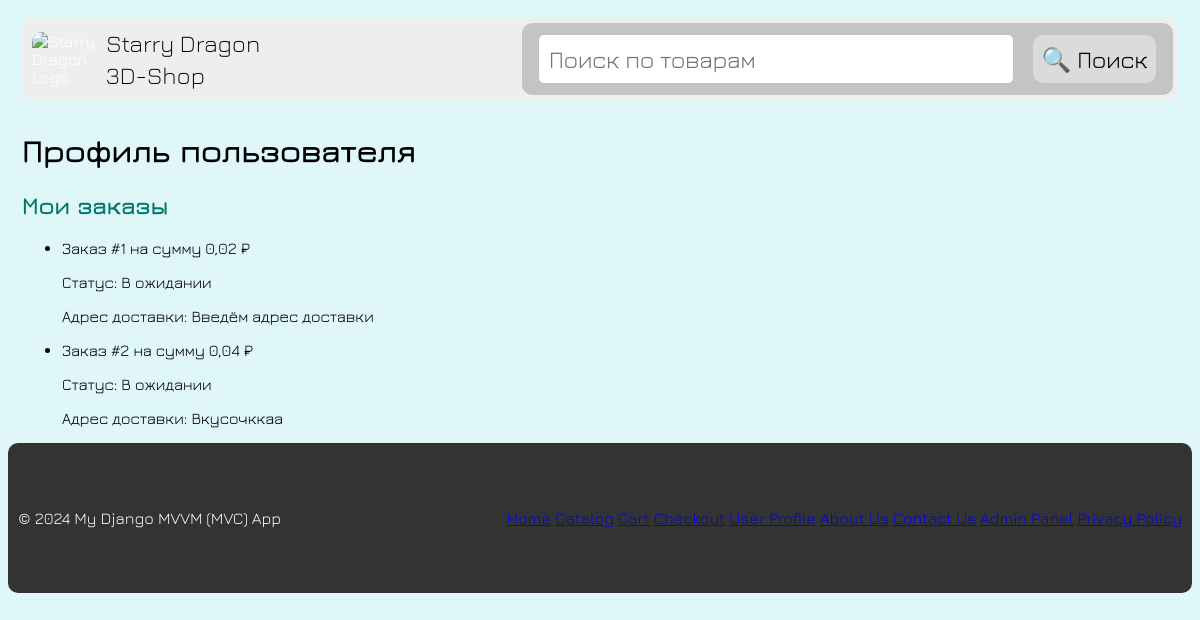
The page /profile/ (signed in) on the database as committed earlier.
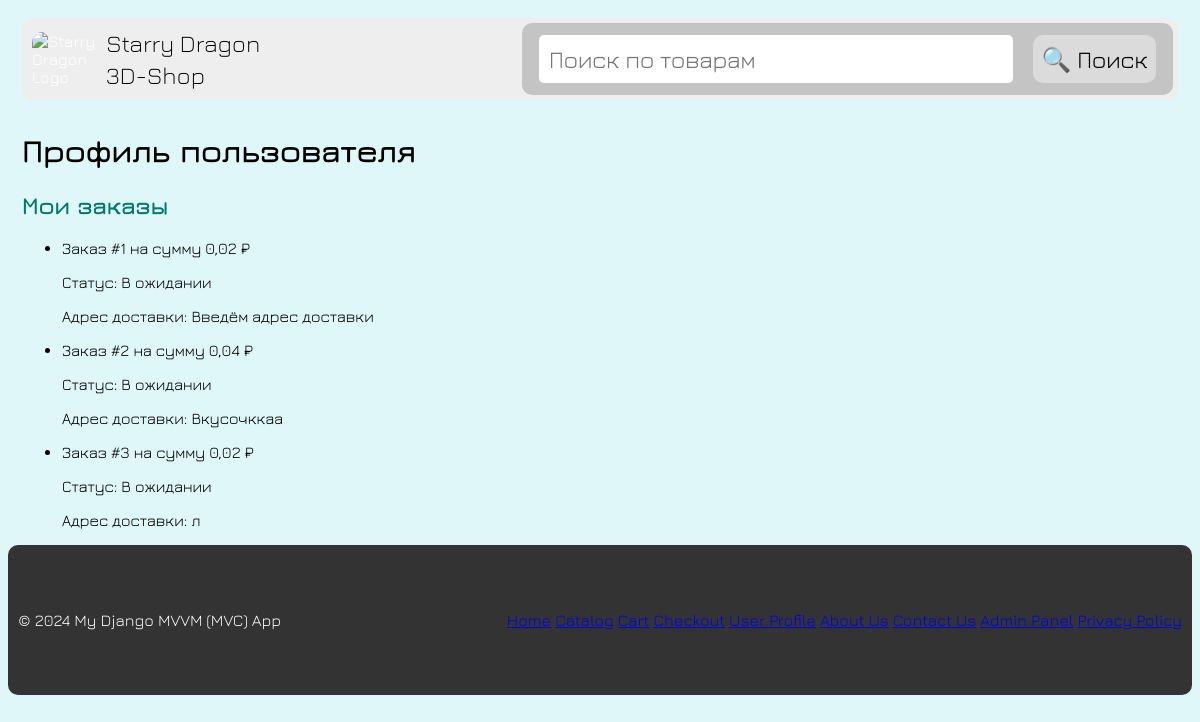
The same page on the database as committed later.
### Shop3DModels/models.py (models this page shows, shortened)
class Order(models.Model):
    user = models.ForeignKey(User, on_delete=models.CASCADE, verbose_name="Пользователь")
    total_price = models.DecimalField(verbose_name="Общая стоимость", max_digits=10, decimal_places=2)
    created_at = models.DateTimeField(auto_now_add=True, verbose_name="Дата заказа")
    updated_at = models.DateTimeField(auto_now=True, verbose_name="Дата обновления")
    status = models.CharField(
        max_length=50,
        verbose_name="Статус заказа",
        choices=[("pending", "В ожидании"), ("completed", "Завершён"), ("canceled", "Отменён")],
        default="pending",
    )
    delivery_address = models.TextField(verbose_name="Адрес доставки")
    class Meta:
        verbose_name = "Заказ"
        verbose_name_plural = "Заказы"

### Shop3DModels/views.py (the view)
# urls.py: path('profile/', UserProfileView.as_view(), name='user_profile'),                         # Профиль пользователя
class UserProfileView(TemplateView):
    template_name = 'user_profile.html'
    def get_context_data(self, **kwargs):
        context = super().get_context_data(**kwargs)
        context['orders'] = Order.objects.filter(user=self.request.user)
        return context

### Shop3DModels/templates/user_profile.html (shortened to what this page needs)
{% extends 'base.html' %}
{% load static %}
{% block extra_css %}
<link rel="stylesheet" href="{% static 'css/user_profile.css' %}">
{% endblock %}
{% block content %}
<h1>Профиль пользователя</h1>
<h2>Мои заказы</h2>
<ul>
    {% for order in orders %}
    <li>
        Заказ #{{ order.id }} на сумму {{ order.total_price }} ₽
        <p>Статус: {{ order.get_status_display }}</p>
        <p>Адрес доставки: {{ order.delivery_address }}</p>
    </li>
    {% empty %}
    <p>У вас пока нет заказов.</p>
    {% endfor %}
</ul>
{% endblock %}

Rows that differ between the two databases and show on the page:
added Order: id "3", total_price "0,02", status "В ожидании", delivery_address "л"
